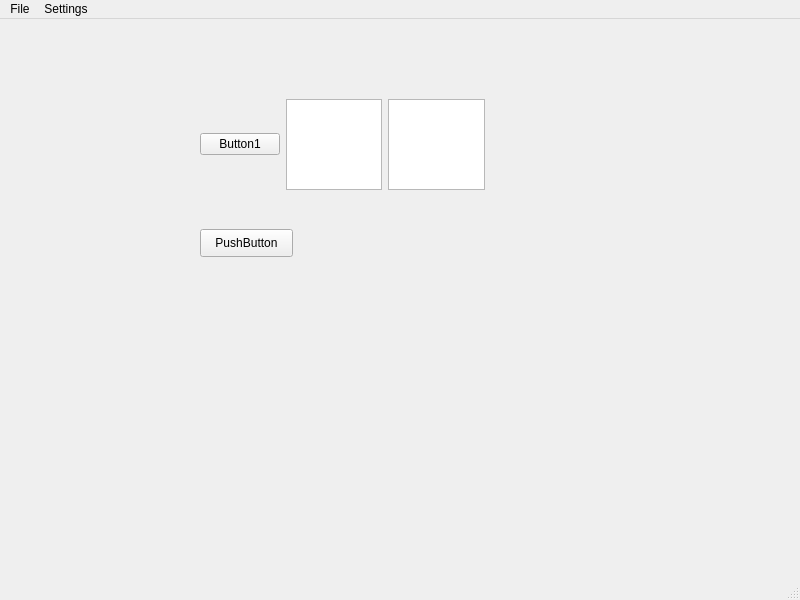
<?xml version="1.0" encoding="UTF-8"?>
<ui version="4.0">
 <class>MainWindow</class>
 <widget class="QMainWindow" name="MainWindow">
  <property name="geometry">
   <rect>
    <x>0</x>
    <y>0</y>
    <width>800</width>
    <height>600</height>
   </rect>
  </property>
  <property name="windowTitle">
   <string>MainWindow</string>
  </property>
  <widget class="QWidget" name="centralwidget">
   <widget class="QWidget" name="horizontalLayoutWidget">
    <property name="geometry">
     <rect>
      <x>200</x>
      <y>80</y>
      <width>285</width>
      <height>91</height>
     </rect>
    </property>
    <layout class="QHBoxLayout" name="horizontalLayout">
     <item>
      <widget class="QPushButton" name="pushButton">
       <property name="text">
        <string>Button1</string>
       </property>
      </widget>
     </item>
     <item>
      <widget class="QListView" name="listView"/>
     </item>
     <item>
      <widget class="QTreeView" name="treeView"/>
     </item>
    </layout>
   </widget>
   <widget class="QPushButton" name="testButton">
    <property name="geometry">
     <rect>
      <x>200</x>
      <y>210</y>
      <width>93</width>
      <height>28</height>
     </rect>
    </property>
    <property name="text">
     <string>PushButton</string>
    </property>
   </widget>
  </widget>
  <widget class="QMenuBar" name="menubar">
   <property name="geometry">
    <rect>
     <x>0</x>
     <y>0</y>
     <width>800</width>
     <height>26</height>
    </rect>
   </property>
   <widget class="QMenu" name="menuFile">
    <property name="title">
     <string>File</string>
    </property>
   </widget>
   <widget class="QMenu" name="menuSettings">
    <property name="title">
     <string>Settings</string>
    </property>
   </widget>
   <addaction name="menuFile"/>
   <addaction name="menuSettings"/>
  </widget>
  <widget class="QStatusBar" name="statusbar"/>
 </widget>
 <resources/>
 <connections/>
</ui>
